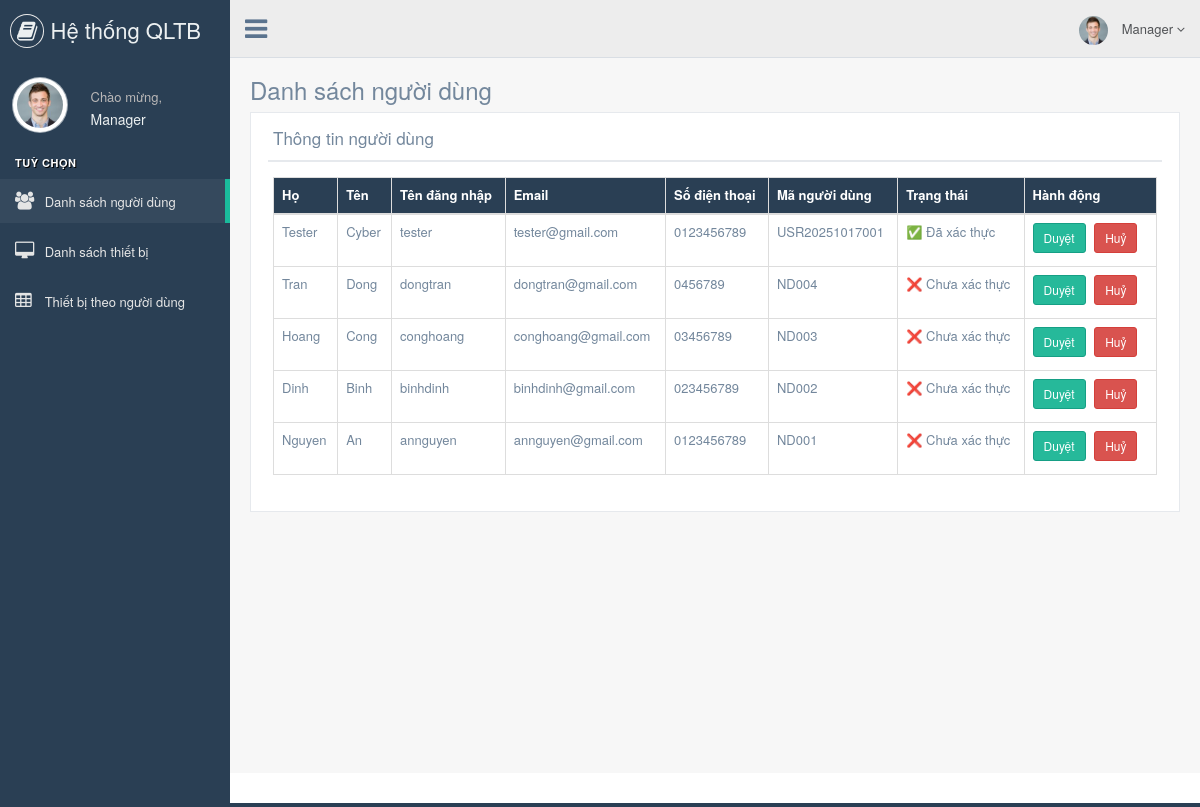
The app's page /manager/display_user_info.php (signed in) with its own data.
### tables this page shows
CREATE TABLE `user_registration` (
  `id` int(5) NOT NULL,
  `firstname` varchar(50) NOT NULL,
  `lastname` varchar(50) NOT NULL,
  `username` varchar(50) NOT NULL,
  `password` varchar(500) NOT NULL,
  `email` varchar(50) NOT NULL,
  `contact` varchar(50) NOT NULL,
  `enrollment` varchar(50) NOT NULL DEFAULT 'no',
  `status` varchar(20) NOT NULL
);

### manager/display_user_info.php (the view, shortened to what this page needs)
<?php
require_once "connection.php";
require_once "header.php";
?>
<div class="right_col" role="main">
    <div class="">
        <div class="page-title">
            <div class="title_left">
                <h3>Danh sách người dùng</h3>
            </div>
        </div>
        <div class="clearfix"></div>
        <div class="row" style="min-height:500px">
            <div class="col-md-12 col-sm-12 col-xs-12">
                <div class="x_panel">
                    <div class="x_title">
                        <h2>Thông tin người dùng</h2>
                        <div class="clearfix"></div>
                    </div>
                    <div class="x_content">
                        <?php
                        $stmt = $link->prepare("SELECT id, firstname, lastname, username, email, contact, enrollment, status FROM user_registration ORDER BY id DESC");
                        $stmt->execute();
                        $result = $stmt->get_result();
                        if ($result->num_rows === 0) {
                            echo "<div class='alert alert-info'>Không có người dùng nào trong hệ thống.</div>";
                        } else {
                            echo "<table class='table table-bordered'>";
                            echo "<thead  style=\"background-color:#2a3f54; color:white;\"><tr>
                                    <th>Họ</th>
                                    <th>Tên</th>
                                    <th>Tên đăng nhập</th>
                                    <th>Email</th>
                                    <th>Số điện thoại</th>
                                    <th>Mã người dùng</th>
                                    <th>Trạng thái</th>
                                    <th>Hành động</th>
                                  </tr></thead><tbody>";
                            while ($row = $result->fetch_assoc()) {
                                $statusLabel = ($row["status"] === "no") ? "❌ Chưa xác thực" : "✅ Đã xác thực";
                                $id = intval($row["id"]);
                                $csrf = $_SESSION['csrf_token'];
                                echo "<tr>";
                                echo "<td>" . htmlspecialchars($row["firstname"]) . "</td>";
                                echo "<td>" . htmlspecialchars($row["lastname"]) . "</td>";
                                echo "<td>" . htmlspecialchars($row["username"]) . "</td>";
                                echo "<td>" . htmlspecialchars($row["email"]) . "</td>";
                                echo "<td>" . htmlspecialchars($row["contact"]) . "</td>";
                                echo "<td>" . htmlspecialchars($row["enrollment"]) . "</td>";
                                echo "<td>" . $statusLabel . "</td>";
                                echo "<td style='white-space:nowrap'>
                                        <a href='approve.php?id={$id}&csrf_token={$csrf}' class='btn btn-success btn-sm'>Duyệt</a>
                                        <a href='not_approve.php?id={$id}&csrf_token={$csrf}' class='btn btn-danger btn-sm'>Huỷ</a>
                                      </td>";
                                echo "</tr>";
                            }
                            echo "</tbody></table>";
                        }
                        ?>
                    </div>
                </div>
            </div>
        </div>
    </div>
</div>
<?php require_once "footer.php"; ?>

### records on screen
user_registration: firstname "Tester", lastname "Cyber", username "tester", email "tester@gmail.com", contact "0123456789", enrollment "USR20251017001", status "✅ Đã xác thực"
user_registration: firstname "Tran", lastname "Dong", username "dongtran", email "dongtran@gmail.com", contact "0456789", enrollment "ND004", status "❌ Chưa xác thực"
user_registration: firstname "Hoang", lastname "Cong", username "conghoang", email "conghoang@gmail.com", contact "03456789", enrollment "ND003", status "❌ Chưa xác thực"
user_registration: firstname "Dinh", lastname "Binh", username "binhdinh", email "binhdinh@gmail.com", contact "023456789", enrollment "ND002", status "❌ Chưa xác thực"
user_registration: firstname "Nguyen", lastname "An", username "annguyen", email "annguyen@gmail.com", contact "0123456789", enrollment "ND001", status "❌ Chưa xác thực"

### other values on screen
$managerName "Manager"
